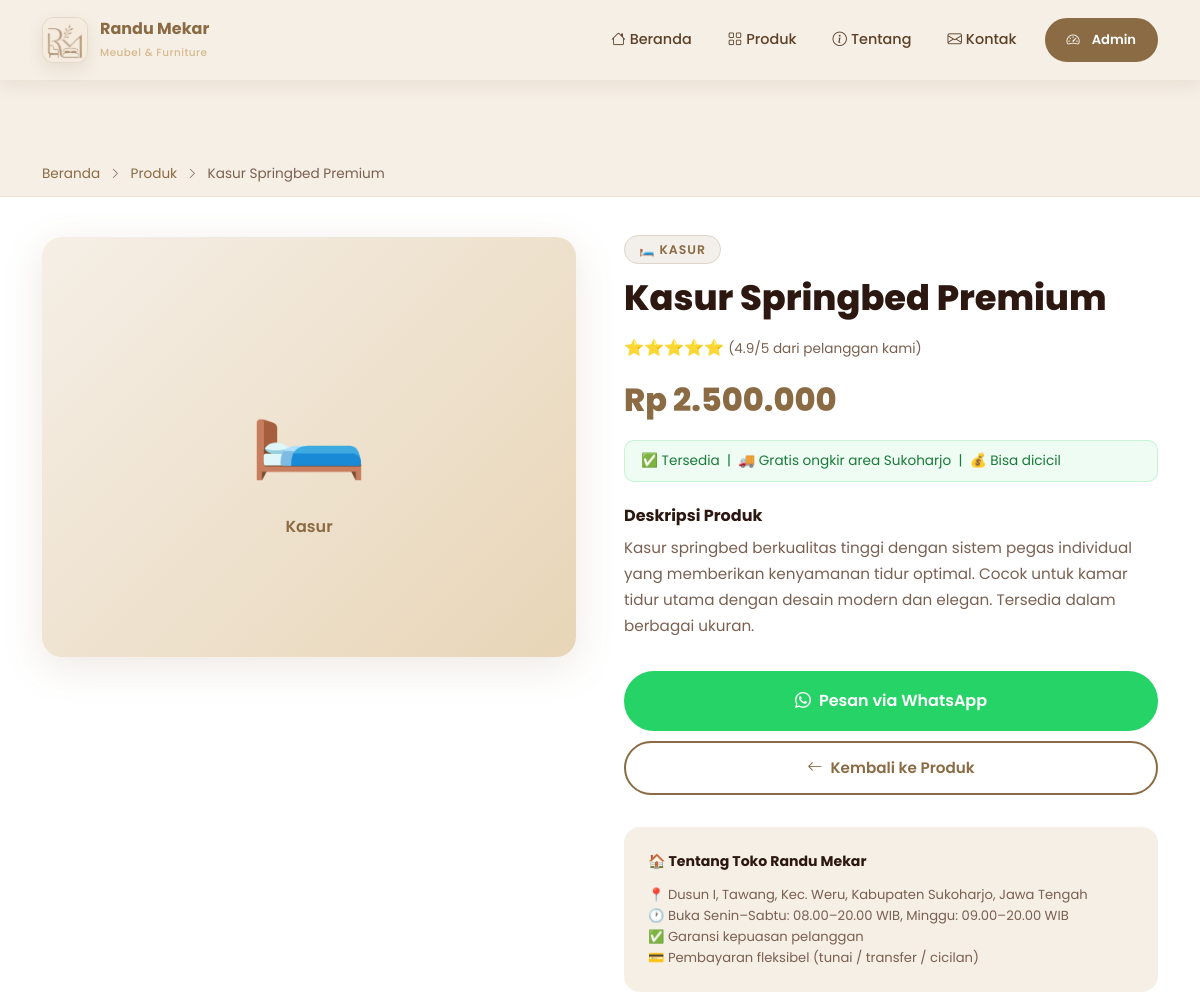
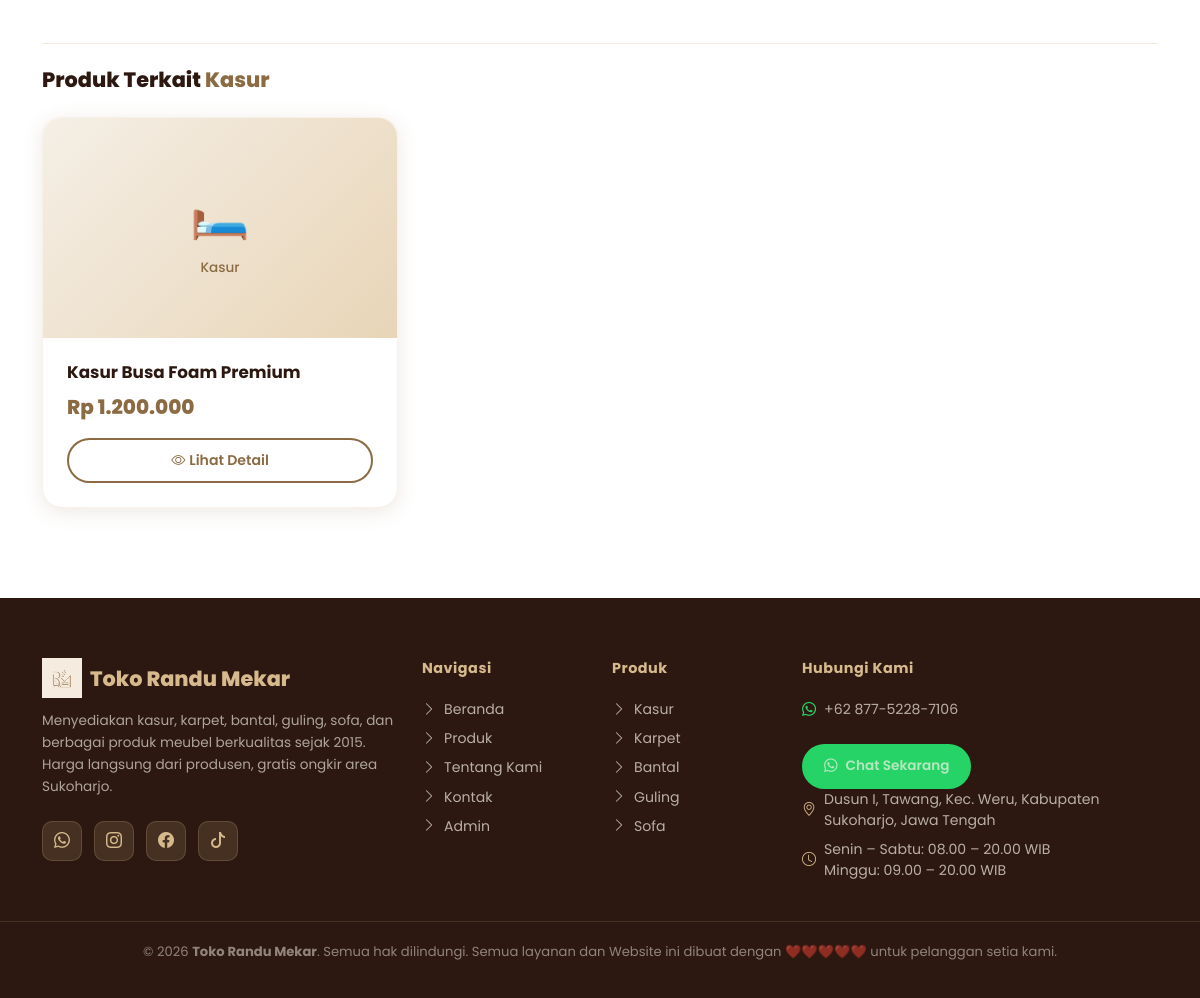
Screenshot of /detail_produk.php?id=1 with the database file from the repository (2 pictures, top to bottom).
### tables this page shows
CREATE TABLE IF NOT EXISTS produk (
    id_produk INT AUTO_INCREMENT PRIMARY KEY,
    nama_produk VARCHAR(200) NOT NULL,
    harga DECIMAL(15,0) NOT NULL,
    deskripsi TEXT,
    gambar VARCHAR(255),
    gambar_3d VARCHAR(255),
    kategori ENUM('kasur','kasur_lantai','karpet','bantal','guling','sofa','rak_piring','lainnya') DEFAULT 'lainnya',
    stok INT DEFAULT 0,
    unggulan TINYINT(1) DEFAULT 0,
    created_at TIMESTAMP DEFAULT CURRENT_TIMESTAMP,
    updated_at TIMESTAMP DEFAULT CURRENT_TIMESTAMP ON UPDATE CURRENT_TIMESTAMP
);

### config/koneksi.php (called while the page is built, shortened)
<?php
function formatRupiah($angka)
{
    return 'Rp ' . number_format($angka, 0, ',', '.');
}

### detail_produk.php (the view, shortened to what this page needs)
<?php
require_once 'config/koneksi.php';
$id = intval($_GET['id'] ?? 0);
$produk = $conn->query("SELECT * FROM produk WHERE id_produk = $id")->fetch_assoc();
$kategori_icons = ['kasur' => '🛏️', 'karpet' => '🟫', 'bantal' => '🟤', 'guling' => '🟡', 'sofa' => '🛋️', 'rak_piring' => '🍽️', 'kasur_lantai' => '🛌', 'lainnya' => '📦'];
$kategori = $produk['kategori'];
$produk_terkait = $conn->query("SELECT * FROM produk WHERE kategori = '$kategori' AND id_produk != $id LIMIT 3");
$pesan_wa = urlencode("Halo Toko Randu Mekar, saya tertarik dengan produk {$produk['nama_produk']}. Apakah masih tersedia?");
include 'config/header.php';
?>
<div style="height:80px;background:var(--cream)"></div>
<div style="background:var(--cream);padding:12px 0;border-bottom:1px solid rgba(214,185,140,0.3)">
    <div class="container">
        <nav style="font-size:0.85rem;color:#7A6050">
            <a href="index.php" style="color:var(--coklat-tua);text-decoration:none">Beranda</a>
            <i class="bi bi-chevron-right" style="font-size:0.7rem;margin:0 6px"></i>
            <a href="produk.php" style="color:var(--coklat-tua);text-decoration:none">Produk</a>
            <i class="bi bi-chevron-right" style="font-size:0.7rem;margin:0 6px"></i>
            <span><?= htmlspecialchars($produk['nama_produk']) ?></span>
        </nav>
    </div>
</div>
<section class="section-padding" style="padding-top:40px">
    <div class="container">
        <div class="row g-5">
            <div class="col-lg-6">
                <div style="position:sticky;top:100px">
                    <?php if ($produk['gambar'] && file_exists("uploads/" . $produk['gambar'])): ?>
                        <img src="uploads/<?= htmlspecialchars($produk['gambar']) ?>"
                            alt="<?= htmlspecialchars($produk['nama_produk']) ?>"
                            class="detail-img-main" id="mainImg">
                    <?php else: ?>
                        <div style="height:420px;background:linear-gradient(135deg,var(--cream),#E8D5B7);border-radius:20px;display:flex;flex-direction:column;align-items:center;justify-content:center;font-size:6rem;box-shadow:0 10px 40px var(--shadow)">
                            <?= $kategori_icons[$produk['kategori']] ?? '📦' ?>
                            <div style="font-size:1rem;color:var(--coklat-tua);margin-top:16px;font-weight:600">
                                <?= ucwords(str_replace('_', ' ', $produk['kategori'])) ?>
                            </div>
                        </div>
                    <?php endif; ?>
                </div>
            </div>
            <div class="col-lg-6">
                <span class="detail-badge-kategori">
                    <?= $kategori_icons[$produk['kategori']] ?? '📦' ?> <?= strtoupper(str_replace('_', ' ', $produk['kategori'])) ?>
                </span>
                <h1 class="detail-title"><?= htmlspecialchars($produk['nama_produk']) ?></h1>
                <div style="color:#F59E0B;font-size:1rem;margin-bottom:1rem">
                    ⭐⭐⭐⭐⭐ <span style="color:#7A6050;font-size:0.85rem">(4.9/5 dari pelanggan kami)</span>
                </div>
                <div class="detail-price"><?= formatRupiah($produk['harga']) ?></div>
                <div style="background:rgba(37,211,102,0.08);border:1px solid rgba(37,211,102,0.2);border-radius:10px;padding:10px 16px;font-size:0.85rem;color:#1a7a3a;margin:1rem 0">
                    ✅ Tersedia &nbsp;|&nbsp; 🚚 Gratis ongkir area Sukoharjo &nbsp;|&nbsp; 💰 Bisa dicicil
                </div>
                <div style="margin:1.5rem 0">
                    <h6 style="color:var(--teks-gelap);font-weight:700;margin-bottom:10px">Deskripsi Produk</h6>
                    <p style="color:#7A6050;line-height:1.7;font-size:0.95rem"><?= nl2br(htmlspecialchars($produk['deskripsi'])) ?></p>
                </div>
                <div style="display:flex;flex-direction:column;gap:10px;margin-top:2rem">
                    <a href="https://wa.me/<?= WHATSAPP_NUMBER ?>?text=<?= $pesan_wa ?>"
                        class="btn-wa" target="_blank" style="justify-content:center;font-size:1rem;padding:16px">
                        <i class="bi bi-whatsapp"></i> Pesan via WhatsApp
                    </a>
                    <a href="produk.php" class="btn-outline-custom" style="justify-content:center">
                        <i class="bi bi-arrow-left"></i> Kembali ke Produk
                    </a>
                </div>
                <div style="background:var(--cream);border-radius:16px;padding:1.5rem;margin-top:2rem">
                    <div style="font-size:0.88rem;font-weight:700;color:var(--teks-gelap);margin-bottom:12px">
                        🏠 Tentang Toko Randu Mekar
                    </div>
                    <div style="font-size:0.82rem;color:#7A6050;line-height:1.6">
                        📍 <?= TOKO_ALAMAT ?><br>
                        🕐 Buka Senin–Sabtu: 08.00–20.00 WIB, Minggu: 09.00–20.00 WIB<br>
                        ✅ Garansi kepuasan pelanggan<br>
                        💳 Pembayaran fleksibel (tunai / transfer / cicilan)
                    </div>
                </div>
            </div>
        </div>
        <?php if ($produk_terkait && $produk_terkait->num_rows > 0): ?>
            <div class="mt-5 pt-4" style="border-top:1px solid rgba(214,185,140,0.3)">
                <h4 style="font-size:1.3rem;font-weight:800;color:var(--teks-gelap);margin-bottom:1.5rem">
                    Produk Terkait <span style="color:var(--coklat-tua)"><?= ucwords(str_replace('_', ' ', $kategori)) ?></span>
                </h4>
                <div class="row g-4">
                    <?php while ($terkait = $produk_terkait->fetch_assoc()): ?>
                        <div class="col-lg-4 col-md-6">
                            <div class="product-card">
                                <div class="product-img-wrapper">
                                    <?php if ($terkait['gambar'] && file_exists("uploads/" . $terkait['gambar'])): ?>
                                        <img src="uploads/<?= htmlspecialchars($terkait['gambar']) ?>" alt="<?= htmlspecialchars($terkait['nama_produk']) ?>">
                                    <?php else: ?>
                                        <div class="product-placeholder">
                                            <?= $kategori_icons[$terkait['kategori']] ?? '📦' ?>
                                            <span><?= ucwords(str_replace('_', ' ', $terkait['kategori'])) ?></span>
                                        </div>
                                    <?php endif; ?>
                                </div>
                                <div class="product-body">
                                    <div class="product-name"><?= htmlspecialchars($terkait['nama_produk']) ?></div>
                                    <div class="product-price"><?= formatRupiah($terkait['harga']) ?></div>
                                    <a href="detail_produk.php?id=<?= $terkait['id_produk'] ?>" class="btn-detail">
                                        <i class="bi bi-eye me-1"></i>Lihat Detail
                                    </a>
                                </div>
                            </div>
                        </div>
                    <?php endwhile; ?>
                </div>
            </div>
        <?php endif; ?>
    </div>
</section>
<?php include 'config/footer.php'; ?>

### assets/css/style.css (style rules this page uses)
:root { --cream: #F5EFE6; --coklat-muda: #D6B98C; --coklat-tua: #8B6B43; --coklat-gelap: #5C4027; --putih: #FFFFFF; --abu-muda: #F8F9FA; --teks-gelap: #2C1810; --teks-medium: #5C4027; --shadow: rgba(139, 107, 67, 0.15); --shadow-hover: rgba(139, 107, 67, 0.3); --transition: all 0.3s cubic-bezier(0.4, 0, 0.2, 1); --navbar-height: 72px; --brand-logo-scale: 1.72; }
* { margin: 0; padding: 0; box-sizing: border-box; }
body { font-family: 'Poppins', sans-serif; color: var(--teks-gelap); background-color: var(--putih); overflow-x: hidden; padding-top: var(--navbar-height); }
.btn-outline-custom { background: transparent; color: var(--coklat-tua); padding: 14px 32px; border-radius: 50px; font-weight: 600; text-decoration: none; transition: var(--transition); border: 2px solid var(--coklat-tua); display: inline-flex; align-items: center; gap: 8px; font-size: 0.95rem; cursor: pointer; }
.section-padding { padding: 90px 0; }
.product-card { background: var(--putih); border-radius: 20px; overflow: hidden; box-shadow: 0 4px 20px var(--shadow); transition: var(--transition); border: 1px solid rgba(214, 185, 140, 0.2); height: 100%; display: flex; flex-direction: column; }
.product-img-wrapper { position: relative; overflow: hidden; height: 220px; background: var(--cream); }
.product-placeholder { width: 100%; height: 100%; display: flex; flex-direction: column; align-items: center; justify-content: center; background: linear-gradient(135deg, var(--cream), #E8D5B7); color: var(--coklat-tua); font-size: 3rem; }
.product-placeholder span { font-size: 0.85rem; margin-top: 8px; font-weight: 500; font-family: 'Poppins', sans-serif; }
.product-body { padding: 1.5rem; flex: 1; display: flex; flex-direction: column; }
.product-name { font-size: 1.05rem; font-weight: 700; color: var(--teks-gelap); margin-bottom: 8px; line-height: 1.3; }
.product-price { font-size: 1.25rem; font-weight: 800; color: var(--coklat-tua); margin-bottom: 1rem; }
.btn-detail { background: transparent; color: var(--coklat-tua); border: 2px solid var(--coklat-tua); padding: 10px 24px; border-radius: 50px; font-weight: 600; font-size: 0.88rem; text-decoration: none; transition: var(--transition); text-align: center; display: block; }
.btn-wa { background: #25D366; color: var(--putih); padding: 14px 32px; border-radius: 50px; font-weight: 600; text-decoration: none; transition: var(--transition); display: inline-flex; align-items: center; gap: 8px; font-size: 0.95rem; border: 2px solid #25D366; }
.detail-badge-kategori { background: rgba(139, 107, 67, 0.1); color: var(--coklat-tua); padding: 5px 14px; border-radius: 50px; font-size: 0.78rem; font-weight: 600; letter-spacing: 1px; border: 1px solid rgba(139, 107, 67, 0.2); }
.detail-title { font-size: clamp(1.6rem, 4vw, 2.2rem); font-weight: 800; color: var(--teks-gelap); line-height: 1.2; margin: 1rem 0; }
.detail-price { font-size: 2rem; font-weight: 800; color: var(--coklat-tua); }

### rows the page displays
produk: nama_produk "Kasur Springbed Premium", kategori "🛏️", kategori "Kasur", kategori "KASUR", harga "Rp 2.500.000", deskripsi "Kasur springbed berkualitas tinggi dengan sistem pegas individual yang memberikan kenyamanan tidur optimal. Cocok untuk kamar tidur utama dengan desain modern dan elegan. Tersedia dalam berbagai ukuran."
produk: kategori "🛏️", kategori "Kasur", nama_produk "Kasur Busa Foam Premium", harga "Rp 1.200.000"

### other values shown
TOKO_ALAMAT "Dusun I, Tawang, Kec. Weru, Kabupaten Sukoharjo, Jawa Tengah"
WHATSAPP_DISPLAY "+62 877-5228-7106"
